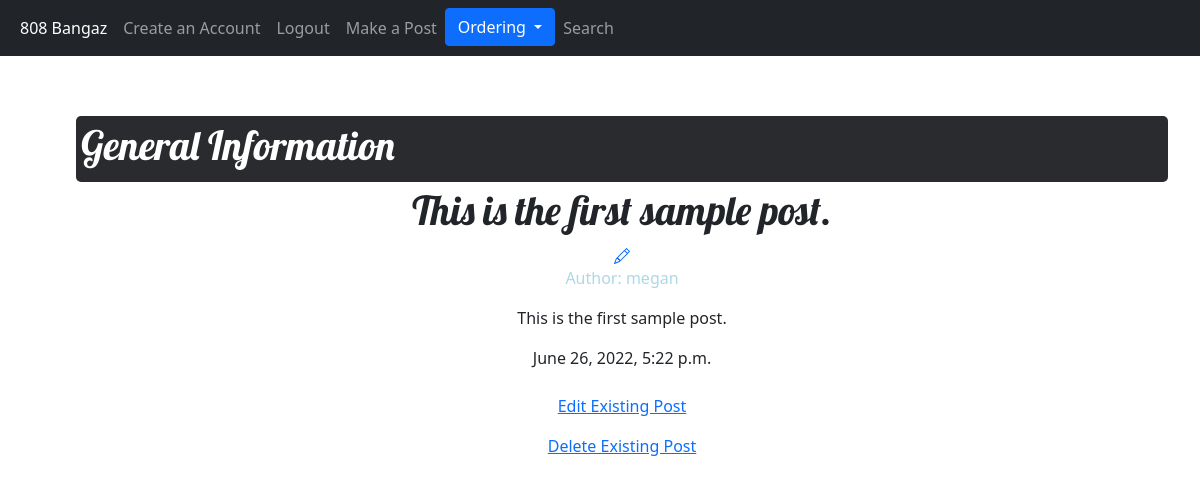
Page /post/31/detail/ (signed in) on the committed database.
### blogs/models.py (models this page shows, shortened)
class Post(models.Model):
    author = models.ForeignKey(settings.AUTH_USER_MODEL, on_delete=models.CASCADE)
    title = models.CharField(max_length=200)
    text = models.TextField()
    created_date = models.DateTimeField(default=timezone.now)
    published_date = models.DateTimeField(blank=True, null=True)

### blogs/views.py (the view)
# urls.py: path('post/<int:pk>/detail/', views.post_details, name='post_details'),
def post_details(request, pk):
    post = get_object_or_404(Post, pk=pk)
    return render(request, 'blogs/post_detail.html', {'post': post})

### blogs/templates/blogs/post_detail.html (shortened to what this page needs)
{% extends 'blogs/base.html' %}
{% block content %}
    {% if user.is_authenticated %}
        <article class="post">
            <aside class="actions">
                <center>
                    <h1>{{ post.title }}</h1>
                    {% load static %}
                    <a href="{% url 'post_edit' pk=post.pk %}">
                    </a>
                    <p style="color: lightblue;">Author: {{ post.author }}</p>
                    <p>{{ post.text }}</p>
                        <time class="date">
                            {{ post.published_date }}<br>
                        </time>
                    <br>
                    <p><a href="{% url 'post_edit' pk=post.pk %}">Edit Existing Post</a></p>
                    <p><a href="{% url 'delete' pk=post.pk %}">Delete Existing Post</a></p>
                    <br>
                </center>
            </aside>
        {% endif %}
        </article>
{% endblock %}

### blogs/static/css/blogs.css (style rules this page uses)
h1, h2, h3, h4 { font-family: 'Lobster', cursive; }

### rows in the picture
Post: title "This is the first sample post.", author "megan", text "This is the first sample post.", published_date "June 26, 2022, 5:22 p.m."
